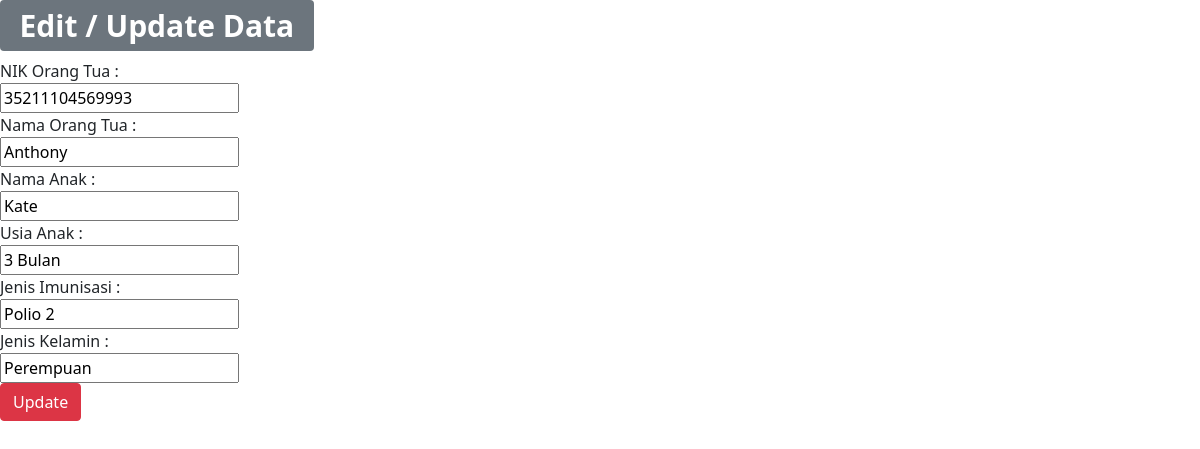
Screenshot of /form_edit.php?id=2 with the database file from the repository.
### tables this page shows
CREATE TABLE `imunisasi_061` (
  `IDPasien` int(11) NOT NULL,
  `NIKOrtu` varchar(50) NOT NULL,
  `NamaOrtu` varchar(50) NOT NULL,
  `NamaAnak` varchar(50) NOT NULL,
  `UsiaAnak` varchar(50) NOT NULL,
  `JenisImun` varchar(50) NOT NULL,
  `JenisKelamin` varchar(50) NOT NULL
);

### form_edit.php (the view, shortened to what this page needs)
<html lang="en">
<head>
</head>
<link rel="stylesheet" type="text/css" href="assets/css/bootstrap.min.css">
<body>
<?php
 include 'koneksi.php';
 $id=$_GET['id'];
$sql = "SELECT * FROM imunisasi_061 where IDPasien=$id";
$hasil = mysqli_query($koneksi, $sql);
?>
<?php
while ($row = mysqli_fetch_array($hasil))
{
?>
    <h1><span class="badge bg-secondary">Edit / Update Data</span></h1>
    <form class="form-horizontal" method="post" action="update.php">
            <div class="form-group">
                <label class="control-label col-sm-2" for="NIKOrtu">NIK Orang Tua :</label>
                <div class="col-sm-10">
                    <input type="text" name="NIKOrtu" value="<?php echo $row['NIKOrtu']?>">
                </div>
            </div>
            <div class="form-group">
                <label class="control-label col-sm-2" for="NamaOrtu">Nama Orang Tua :</label>
                <div class="col-sm-10">
                    <input type="text" name="NamaOrtu" value="<?php echo $row['NamaOrtu']?>">
                </div>
            </div>
            <div class="form-group">
                <label class="control-label col-sm-2" for="NamaAnak">Nama Anak :</label>
                <div class="col-sm-10">
                    <input type="text" name="NamaAnak" value="<?php echo $row['NamaAnak']?>">
                </div>
            </div>
            <div class="form-group">
                <label class="control-label col-sm-2" for="UsiaAnak">Usia Anak :</label>
                <div class="col-sm-10">
                    <input type="text" name="UsiaAnak" value="<?php echo $row['UsiaAnak']?>">
                </div>
            </div>
            <div class="form-group">
                <label class="control-label col-sm-2" for="JenisImun">Jenis Imunisasi :</label>
                <div class="col-sm-10">
                    <input type="text" name="JenisImun" value="<?php echo $row['JenisImun']?>">
                </div>
            </div>
            <div class="form-group">
                <label class="control-label col-sm-2" for="JenisKelamin">Jenis Kelamin :</label>
                <div class="col-sm-10">
                    <input type="text" name="JenisKelamin" value="<?php echo $row['JenisKelamin']?>">
                </div>
            </div>
        <button class="btn btn-danger" type="submit">Update</button>
    </form>
<?php }?>
</body>
</html>

### rows the page displays
imunisasi_061: NIKOrtu "35211104569993", NamaOrtu "Anthony", NamaAnak "Kate", UsiaAnak "3 Bulan", JenisImun "Polio 2", JenisKelamin "Perempuan"
